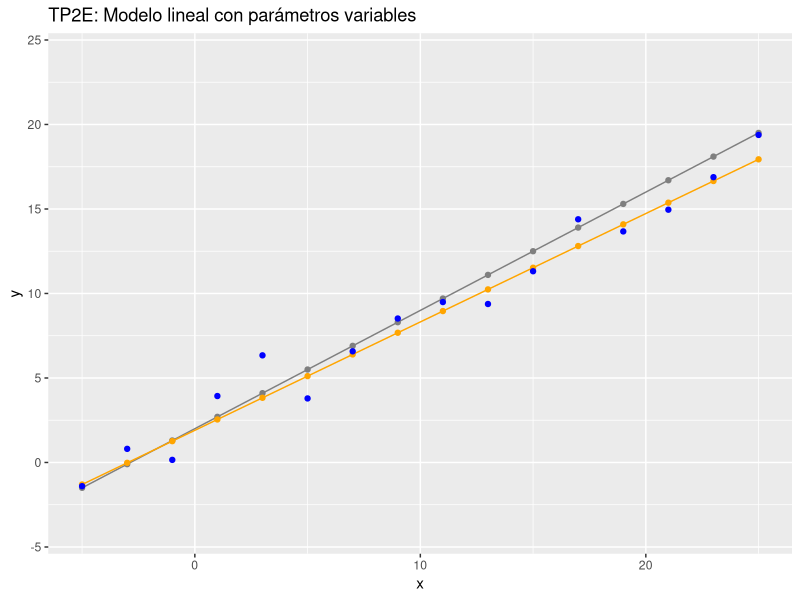

Here is the R script that generated this plot:
## ## TP 2E: MODELO LINEAL CON PARÁMETROS VARIABLES ## ##

# Notas ----
# - Especifica modelo lineal con incertidumbre en variable dependiente
#   y en parámetros
# - Codificación: UTF-8

# Entorno ----
rm(list = ls())

# Paquetes ----
library(tidyverse)

# Definiciones ----
x <- seq(-5, 25, 2)
a <- 2 #ordenada al origen
b <- .7 #pendiente
desvio_media <- 1.2 #desvío estándar de la media del modelo
N <- length(x)
media_a <- 2    #media de 'a'
desvio_a <- .5  #desvío estándar de 'a'
media_b <- .7   #media de 'b'
desvio_b <- .2  #desvío estándar de 'b'

# Simular datos ----
y_media <- a + b * x

y_media2 <- rnorm(1, media_a, desvio_a) + rnorm(1, media_b, desvio_b) * x

y_obs <- rnorm(N, y_media2, desvio_media)

# Organizar en un dataframe los datos simulados ----
d_sim <- cbind.data.frame(
  x = x,
  y_media = y_media,
  y_media2 = y_media2,
  y_obs = y_obs
)

# Visualizar datos simulados ----
ggplot(d_sim) +
  geom_line(aes(x, y_media), color = "grey50") +
  geom_point(aes(x, y_media), color = "grey50") +
  geom_point(aes(x, y_media2),color = "orange") +
  geom_line(aes(x, y_media2),color = "orange") +
  geom_point(aes(x, y_obs), color = "blue") +
  coord_cartesian(ylim = c(-4, 24)) +
  labs(x = "x", y = "y", title = "TP2E: Modelo lineal con parámetros variables")
